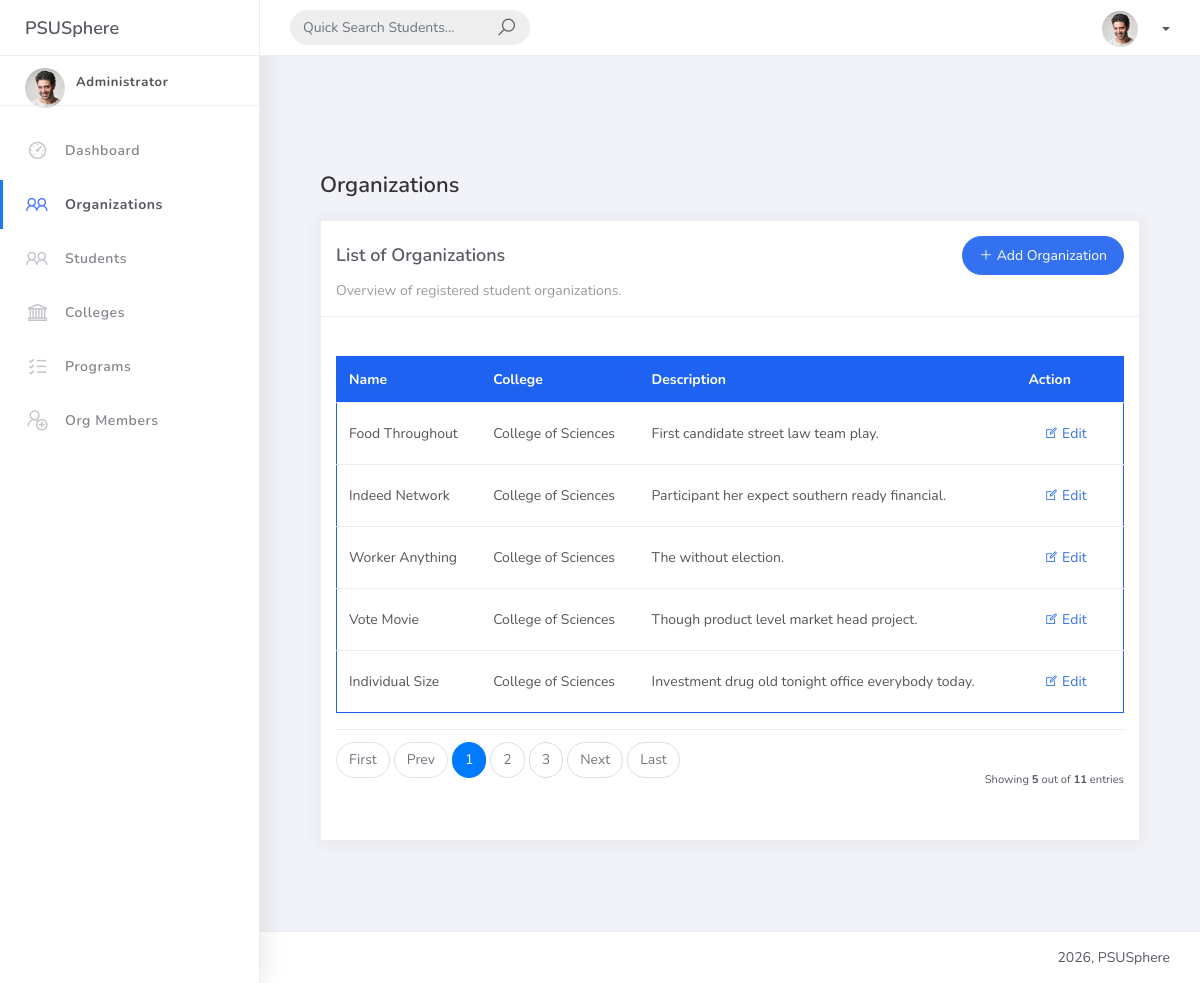
The page /organization_list/ on the database its author committed.
### studentorg/models.py (models this page shows, shortened)
class BaseModel(models.Model):
    created_at = models.DateTimeField(auto_now_add=True, db_index=True)
    updated_at = models.DateTimeField(auto_now=True)
    class Meta:
        abstract = True

class Organization(BaseModel):
    name = models.CharField(max_length=250)
    college = models.ForeignKey(College, null=True, blank=True, on_delete=models.CASCADE)
    description = models.CharField(max_length=500)

class College(BaseModel):
    college_name = models.CharField(max_length=150)
    description = models.TextField(blank=True, null=True)
    def __str__(self):
        return self.college_name

### studentorg/views.py (the view)
# urls.py: path('organization_list/', OrganizationList.as_view(), name='organization-list'),
class OrganizationList(ListView):
    model = Organization
    context_object_name = 'organization'
    template_name = 'org_list.html'
    paginate_by = 5
    def get_queryset(self):
        queryset = Organization.objects.all()
        query = self.request.GET.get('q')
        if query:
            queryset = queryset.filter(
                Q(name__icontains=query) | Q(description__icontains=query)
            )
        return queryset

### templates/org_list.html
{% extends 'base.html' %}
{% load static %}
{% block content %}
<div class="content">
    <div class="container-fluid">
        <h4 class="page-title">Organizations</h4>
        <div class="row">
            <div class="col-md-12">
                <div class="card">
                    <div class="card-header">
                        <div class="d-flex align-items-center">
                            <div class="card-title">List of Organizations</div>
                            <a href="{% url 'organization-add' %}" class="btn btn-primary btn-round ml-auto">
                                <i class="la la-plus"></i>
                                Add Organization
                            </a>
                        </div>
                        <div class="card-category">Overview of registered student organizations.</div>
                    </div>
                    <div class="card-body">
                        <table class="table table-head-bg-primary mt-4">
                            <thead>
                                <tr>
                                    <th scope="col">Name</th>
                                    <th scope="col">College</th>
                                    <th scope="col">Description</th>
                                    <th scope="col">Action</th>
                                </tr>
                            </thead>
                            <tbody>
                                {% for object in object_list %}
                                <tr>
                                    <td>{{ object.name }}</td>
                                    <td>{{ object.college }}</td>
                                    <td>{{ object.description }}</td>
                                    <td>
                                        <a href="{% url 'organization-update' object.id %}" class="btn btn-link btn-primary">
                                            <i class="la la-edit"></i> Edit
                                        </a>
                                    </td>
                                </tr>
                                {% empty %}
                                <tr>
                                    <td colspan="4" class="text-center">No Records Found</td>
                                </tr>
                                {% endfor %}
                            </tbody>
                        </table>
                        {% include 'includes/pagination.html' %}
                    </div>
                </div>
            </div>
        </div>
    </div>
</div>
{% endblock %}

### rows shown on the page
Organization: name "Food Throughout", college "College of Sciences", description "First candidate street law team play."
Organization: name "Indeed Network", college "College of Sciences", description "Participant her expect southern ready financial."
Organization: name "Worker Anything", college "College of Sciences", description "The without election."
Organization: name "Vote Movie", college "College of Sciences", description "Though product level market head project."
Organization: name "Individual Size", college "College of Sciences", description "Investment drug old tonight office everybody today."

### other values the page prints
{{ page_num }} "1"
{{ page_num }} "2" "3"
{{ object_list.count }} "5"
{{ paginator.count }} "11"
